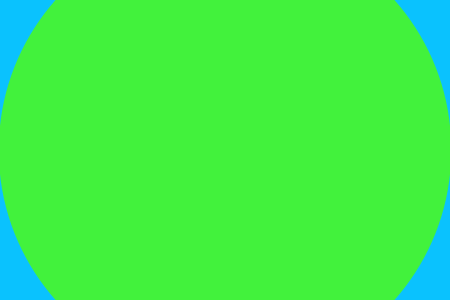
Frame 1 (no input)
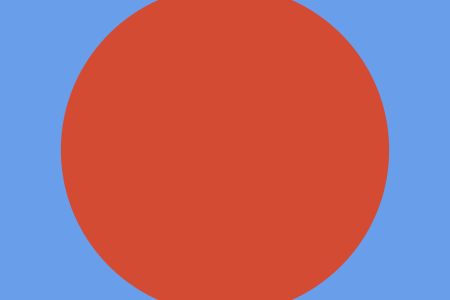
Frame 60 (the mouse pressed at the canvas centre just before this capture)
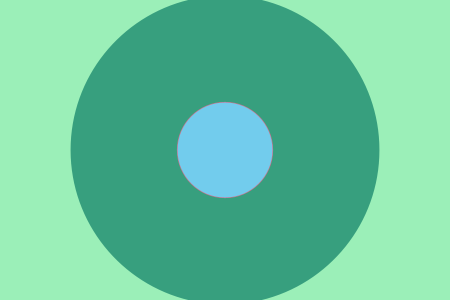
Frame 120 (the mouse held since frame 60 and released just before this capture)

The Processing sketch that drew these frames (run headless with seeded random() and noise(); from frame 60 on, the mouse is pressed at the canvas centre):

// Processing sketch: processing_86210
// ── processing_86210.pde

// FLUX ELLIPSE Jan 17, 2013
float round = 1;
// int is a whole number = 1
// float = 1.5 Fractions
// Variable is like tupperware, a way of storing DATA

void setup () {
  background (#0AC2FE);
  frameRate(120);
  size (450, 300);
}

void draw() {
  // Void draw default 60 FPS
  round = (random(700)); 
  noStroke();
  /* SERIOUS ELLIPSE FLICKER 
  CREATED BY round Var.*/
  // I can make a two line comment by using */
  fill (random(255),random(255),random(255));
  ellipse (225, 150, round, round);
  //print(round); Only use prints for TESTING 
  //println(); Seperates data in lines "RETURN"
  print("round");
  /* " " = a STRING - Written characters that are not
  to be interperated as program command.*/
  print("  ");
  print(round);
  println();
  // PROCESSING DOESN'T CARE ABOUT WHITE SPACE
}
